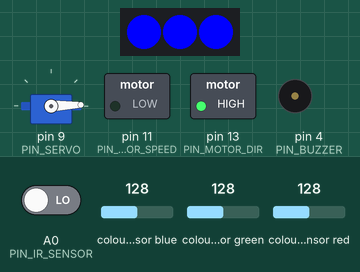
Recording of a sketch running on a simulated Arduino Uno, built with avr-gcc and run on an emulated ATmega328P. Shown: servo, 3 RGB LEDs in strip order, left to right, switched loads named in the sketch (green lamp = pin HIGH), buzzer (waves = sounding). The inputs (shaded band) are chosen by the test bench; at power-on: colour sensor green 128, colour sensor red 128, colour sensor blue 128, A0 (PIN_IR_SENSOR) LOW. What the sketch prints to the serial monitor is not drawn.

Above: at 5.1 s.
5.2 s: colour sensor green set to 134
At 10.4 s:
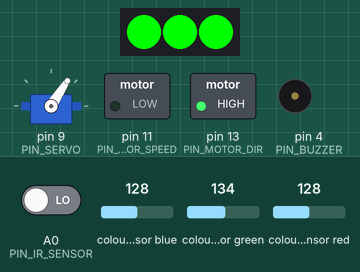
11.4 s: colour sensor red set to 132
At 17.5 s:
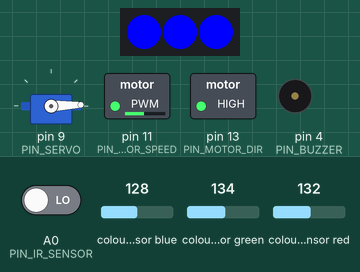
17.6 s: colour sensor green set to 128
At 25.0 s:
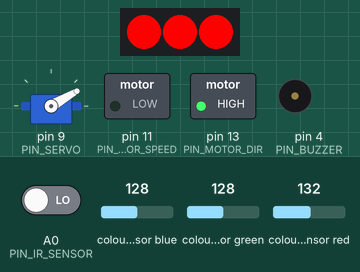
25.3 s: colour sensor blue set to 191
At 26.8 s:
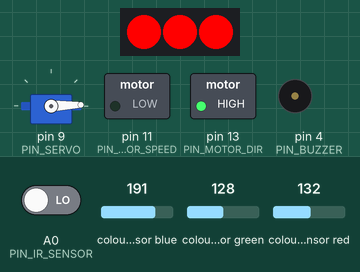
31.5 s: A0 (PIN_IR_SENSOR) driven HIGH
At 35.4 s:
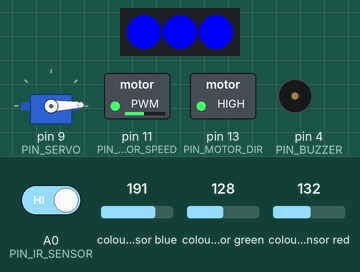
37.7 s: A0 (PIN_IR_SENSOR) driven LOW
At 38.7 s:
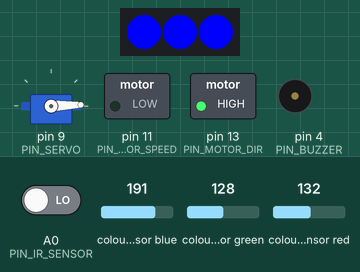
Timing chart, 0 to 44.9 s (numbered marks = the images above; inputs shaded):
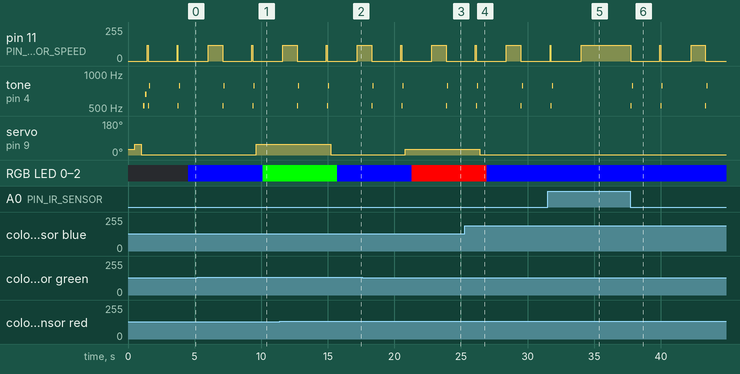

The sketch:

06_integrated_conveyor_system.ino
```cpp
/**
 * 스마트 팩토리 통합 컨베이어 시스템 (단순화 버전)
 *
 * 동작 순서:
 * 1. 컨베이어 벨트 가동
 * 2. 적외선 센서로 제품 감지 → 일시 정지
 * 3. 컬러 센서까지 이동
 * 4. 색상 분석 (빨강/초록/파랑)
 * 5. 서보 모터로 분류 방향 설정
 * 6. RGB LED로 색상 표시
 * 7. 컨베이어 벨트 재가동 → 제품 분류
 */

/* ===== 라이브러리 ===== */
#include <Adafruit_NeoPixel.h>
#include <Adafruit_TCS34725.h>
#include <Servo.h>
#include <Wire.h>

/* ===== 핀 번호 설정 ===== */
#define PIN_MOTOR_DIR       13    // DC 모터 방향
#define PIN_MOTOR_SPEED     11    // DC 모터 속도 (PWM)
#define PIN_SERVO           9     // 서보 모터
#define PIN_LED             5     // RGB LED
#define PIN_IR_SENSOR       A0    // 적외선 센서
#define PIN_BUZZER          4     // 부저

/* ===== 서보 각도 설정 ===== */
#define ANGLE_RED           30    // 빨간색 제품
#define ANGLE_GREEN         57    // 초록색 제품
#define ANGLE_BLUE          2     // 파란색 제품

/* ===== LED 설정 ===== */
#define NUM_PIXELS          3     // LED 개수
#define LED_BRIGHTNESS      255   // LED 밝기

/* ===== 색상 센서 설정 ===== */
#define RAW_MAX             21504 // 센서 최대값
#define MAPPED_MAX          1000  // 매핑 최대값
#define MIN_SUM             15    // 유효 색상 최소값

/* ===== 모터 설정 ===== */
#define MOTOR_SPEED         120   // 컨베이어 속도
#define MOTOR_DIR_FORWARD   HIGH  // 전진 방향

/* ===== 타이밍 설정 (ms) ===== */
#define DELAY_IR_DETECT     2000  // 적외선 감지 후 대기
#define DELAY_COLOR_DETECT  1500  // 색상 분석 후 대기
#define DELAY_NEXT_PRODUCT  1000  // 다음 제품 대기

/* ===== 전역 객체 ===== */
Adafruit_TCS34725 colorSensor = Adafruit_TCS34725(TCS34725_INTEGRATIONTIME_50MS, TCS34725_GAIN_4X);
Servo servo;
Adafruit_NeoPixel led = Adafruit_NeoPixel(NUM_PIXELS, PIN_LED, NEO_GRB + NEO_KHZ800);

/* ===== 전역 변수 ===== */
uint16_t rawR, rawG, rawB, rawC;
int r, g, b;
int productCount = 0;

/**
 * 초기화
 */
void setup() {
  Serial.begin(9600);

  // 핀 모드 설정
  pinMode(PIN_MOTOR_DIR, OUTPUT);
  pinMode(PIN_MOTOR_SPEED, OUTPUT);
  pinMode(PIN_IR_SENSOR, INPUT);
  pinMode(PIN_BUZZER, OUTPUT);

  // 모터 초기화
  digitalWrite(PIN_MOTOR_DIR, MOTOR_DIR_FORWARD);
  analogWrite(PIN_MOTOR_SPEED, 0);

  // 서보 초기화
  servo.attach(PIN_SERVO);
  servo.write(ANGLE_RED);  // 기본 위치
  delay(500);
  servo.write(ANGLE_GREEN);  // 기본 위치
  delay(500);
  servo.write(ANGLE_BLUE);  // 기본 위치
  servo.detach();

  // 컬러 센서 초기화
  if (!colorSensor.begin()) {
    Serial.println("[오류] 컬러 센서를 찾을 수 없습니다!");
    while (1) delay(1000);
  }

  // LED 초기화
  led.begin();
  led.setBrightness(LED_BRIGHTNESS);
  led.show();

  // 시작 메시지
  Serial.println("\n========================================");
  Serial.println("  스마트 팩토리 컨베이어 시스템");
  Serial.println("========================================");
  Serial.println("초기화 완료");
  Serial.println("시스템 가동 중...");
  Serial.println("========================================\n");

  // 시작 알림음
  tone(PIN_BUZZER, 523, 100);
  delay(150);
  tone(PIN_BUZZER, 659, 100);
  delay(150);

  // 컨베이어 시작
  analogWrite(PIN_MOTOR_SPEED, MOTOR_SPEED);
}

/**
 * 메인 루프
 */
void loop() {
  // 1. 제품 감지 확인 (LOW = 감지됨)
  if (digitalRead(PIN_IR_SENSOR) == HIGH) {
    return;  // 제품 없음 → 루프 재시작
  }

  // 2. 제품 감지됨!
  productCount++;
  Serial.println("========================================");
  Serial.print("제품 #");
  Serial.print(productCount);
  Serial.println(" 감지됨!");
  Serial.println("========================================");

  // 3. 컨베이어 일시 정지
  analogWrite(PIN_MOTOR_SPEED, 0);
  tone(PIN_BUZZER, 523, 50);
  delay(100);
  tone(PIN_BUZZER, 784, 50);
  delay(100);
  delay(DELAY_IR_DETECT);

  // 4. 컬러 센서까지 이동
  analogWrite(PIN_MOTOR_SPEED, MOTOR_SPEED);

  int sum = 0;
  do {
    colorSensor.getRawData(&rawR, &rawG, &rawB, &rawC);
    r = map(rawR, 0, RAW_MAX, 0, MAPPED_MAX);
    g = map(rawG, 0, RAW_MAX, 0, MAPPED_MAX);
    b = map(rawB, 0, RAW_MAX, 0, MAPPED_MAX);
    sum = r + g + b;
  } while (sum < MIN_SUM);

  // 5. 컨베이어 정지 (색상 분석)
  analogWrite(PIN_MOTOR_SPEED, 0);
  tone(PIN_BUZZER, 523, 50);
  delay(100);
  tone(PIN_BUZZER, 784, 50);
  delay(100);

  // 6. 색상 정보 출력
  Serial.println("--- 색상 분석 결과 ---");
  Serial.print("Raw -> R: ");
  Serial.print(rawR);
  Serial.print(", G: ");
  Serial.print(rawG);
  Serial.print(", B: ");
  Serial.println(rawB);

  Serial.print("RGB -> R: ");
  Serial.print(r);
  Serial.print(", G: ");
  Serial.print(g);
  Serial.print(", B: ");
  Serial.println(b);

  // 7. 색상 판별 및 분류
  int ledR = 0, ledG = 0, ledB = 0;
  int servoAngle = ANGLE_BLUE;
  const char* colorName = "알 수 없음";

  if (r > g && r > b) {
    // 빨간색
    colorName = "빨간색";
    servoAngle = ANGLE_RED;
    ledR = 255; ledG = 0; ledB = 0;
  }
  else if (g > r && g > b) {
    // 초록색
    colorName = "초록색";
    servoAngle = ANGLE_GREEN;
    ledR = 0; ledG = 255; ledB = 0;
  }
  else {
    // 파란색
    colorName = "파란색";
    servoAngle = ANGLE_BLUE;
    ledR = 0; ledG = 0; ledB = 255;
  }

  Serial.print("판별 색상: ");
  Serial.println(colorName);
  Serial.println("---------------------");

  // 8. 서보 모터로 분류 방향 설정
  servo.attach(PIN_SERVO);
  servo.write(servoAngle);
  delay(500);

  // 9. RGB LED 색상 표시
  for (int i = 0; i < NUM_PIXELS; i++) {
    led.setPixelColor(i, led.Color(ledR, ledG, ledB));
  }
  led.show();

  delay(DELAY_COLOR_DETECT);

  // 10. 서보 분리 및 컨베이어 재가동
  servo.detach();
  analogWrite(PIN_MOTOR_SPEED, MOTOR_SPEED);
  delay(DELAY_NEXT_PRODUCT);

  Serial.println("제품 처리 완료\n");
}
```

Measured:
- the behaviour switches between 129 and 130 on colour sensor green (found by bisection; images 0 and 1)
- the behaviour switches between 131 and 132 on colour sensor red (found by bisection; images 1 and 2)
- the behaviour switches between 132 and 131 on colour sensor green (found by bisection; images 2 and 3)
- after the input at 5.2 s, servo on pin 9 (PIN_SERVO): 2° → 57° after 4.4 s; RGB LED 0–2: RGB(0, 0, 255) → RGB(0, 255, 0) after 4.9 s
- after the input at 11.4 s, servo on pin 9 (PIN_SERVO): 57° → 2° after 3.8 s; RGB LED 0–2: RGB(0, 255, 0) → RGB(0, 0, 255) after 4.3 s
- after the input at 17.6 s, servo on pin 9 (PIN_SERVO): 2° → 30° after 3.2 s; RGB LED 0–2: RGB(0, 0, 255) → RGB(255, 0, 0) after 3.7 s
- after the input at 25.3 s, servo on pin 9 (PIN_SERVO): 30° → 2° after 1.1 s; RGB LED 0–2: RGB(255, 0, 0) → RGB(0, 0, 255) after 1.6 s
- after the input at 31.5 s, pin 11 (PIN_MOTOR_SPEED): goes on until 34.0 s, then stays 120/255; tone on pin 4 (PIN_BUZZER): goes on until 31.9 s, then stays silent
- after the input at 37.7 s, pin 11 (PIN_MOTOR_SPEED): 120/255 → 0/255 at once, → 120/255 4.5 s later, → 0/255 1.1 s later; tone on pin 4 (PIN_BUZZER): plays 523 Hz for 0.05 s, 784 Hz for 0.05 s, 523 Hz for 0.05 s, 784 Hz for 0.05 s, 523 Hz for 0.05 s, 784 Hz for 0.05 s, starting at once
